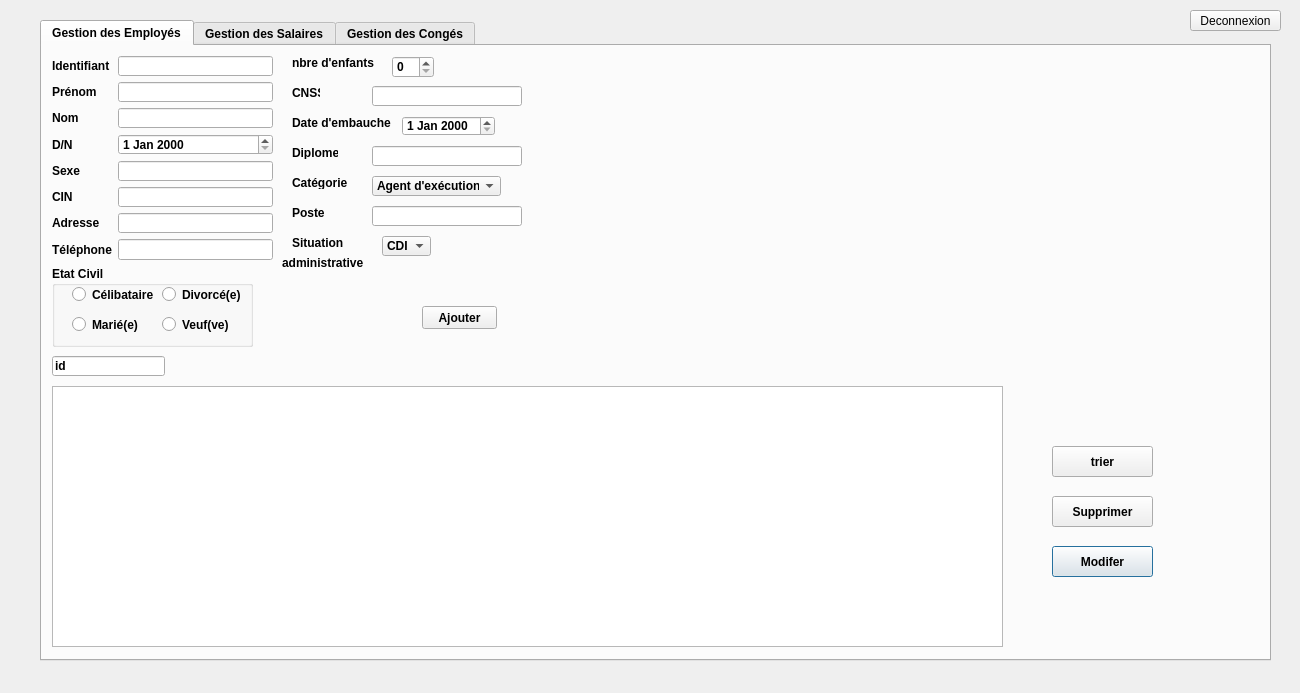
<?xml version="1.0" encoding="UTF-8"?>
<ui version="4.0">
 <class>MyProfile</class>
 <widget class="QDialog" name="MyProfile">
  <property name="geometry">
   <rect>
    <x>0</x>
    <y>0</y>
    <width>1300</width>
    <height>693</height>
   </rect>
  </property>
  <property name="windowTitle">
   <string>Dialog</string>
  </property>
  <property name="styleSheet">
   <string notr="true"/>
  </property>
  <widget class="QTabWidget" name="tabWidget_2">
   <property name="geometry">
    <rect>
     <x>40</x>
     <y>20</y>
     <width>1231</width>
     <height>641</height>
    </rect>
   </property>
   <property name="font">
    <font>
     <weight>75</weight>
     <bold>true</bold>
    </font>
   </property>
   <property name="currentIndex">
    <number>0</number>
   </property>
   <widget class="QWidget" name="tab_8">
    <attribute name="title">
     <string>Gestion des Employés</string>
    </attribute>
    <widget class="QLabel" name="label_2">
     <property name="geometry">
      <rect>
       <x>0</x>
       <y>0</y>
       <width>1301</width>
       <height>631</height>
      </rect>
     </property>
     <property name="text">
      <string/>
     </property>
     <property name="pixmap">
      <pixmap resource="image.qrc">:/AFFICHER.png</pixmap>
     </property>
    </widget>
    <widget class="QPushButton" name="pushButton_mod">
     <property name="geometry">
      <rect>
       <x>1010</x>
       <y>500</y>
       <width>101</width>
       <height>31</height>
      </rect>
     </property>
     <property name="text">
      <string>Modifer</string>
     </property>
    </widget>
    <widget class="QSpinBox" name="spinBox">
     <property name="geometry">
      <rect>
       <x>350</x>
       <y>10</y>
       <width>42</width>
       <height>22</height>
      </rect>
     </property>
    </widget>
    <widget class="QPushButton" name="pb_tri">
     <property name="geometry">
      <rect>
       <x>1010</x>
       <y>400</y>
       <width>101</width>
       <height>31</height>
      </rect>
     </property>
     <property name="text">
      <string>trier</string>
     </property>
    </widget>
    <widget class="QLineEdit" name="lineEdit_3">
     <property name="geometry">
      <rect>
       <x>330</x>
       <y>40</y>
       <width>150</width>
       <height>20</height>
      </rect>
     </property>
    </widget>
    <widget class="QGroupBox" name="groupBox_2">
     <property name="geometry">
      <rect>
       <x>10</x>
       <y>220</y>
       <width>201</width>
       <height>81</height>
      </rect>
     </property>
     <property name="title">
      <string>Etat Civil</string>
     </property>
     <widget class="QRadioButton" name="radioButton_5">
      <property name="geometry">
       <rect>
        <x>20</x>
        <y>20</y>
        <width>82</width>
        <height>17</height>
       </rect>
      </property>
      <property name="text">
       <string>Célibataire</string>
      </property>
     </widget>
     <widget class="QRadioButton" name="radioButton_6">
      <property name="geometry">
       <rect>
        <x>20</x>
        <y>50</y>
        <width>82</width>
        <height>17</height>
       </rect>
      </property>
      <property name="text">
       <string>Marié(e)</string>
      </property>
     </widget>
     <widget class="QRadioButton" name="radioButton_7">
      <property name="geometry">
       <rect>
        <x>110</x>
        <y>20</y>
        <width>82</width>
        <height>17</height>
       </rect>
      </property>
      <property name="text">
       <string>Divorcé(e)</string>
      </property>
     </widget>
     <widget class="QRadioButton" name="radioButton_8">
      <property name="geometry">
       <rect>
        <x>110</x>
        <y>50</y>
        <width>82</width>
        <height>17</height>
       </rect>
      </property>
      <property name="text">
       <string>Veuf(ve)</string>
      </property>
     </widget>
    </widget>
    <widget class="QTableView" name="tabEmploye_2">
     <property name="geometry">
      <rect>
       <x>10</x>
       <y>340</y>
       <width>951</width>
       <height>261</height>
      </rect>
     </property>
    </widget>
    <widget class="QPushButton" name="pb_supp">
     <property name="geometry">
      <rect>
       <x>1010</x>
       <y>450</y>
       <width>101</width>
       <height>31</height>
      </rect>
     </property>
     <property name="text">
      <string>Supprimer</string>
     </property>
    </widget>
    <widget class="QComboBox" name="comboBox_4">
     <property name="geometry">
      <rect>
       <x>340</x>
       <y>190</y>
       <width>49</width>
       <height>20</height>
      </rect>
     </property>
     <item>
      <property name="text">
       <string>CDI</string>
      </property>
     </item>
     <item>
      <property name="text">
       <string>CDD</string>
      </property>
     </item>
    </widget>
    <widget class="QLabel" name="label_21">
     <property name="geometry">
      <rect>
       <x>240</x>
       <y>210</y>
       <width>83</width>
       <height>13</height>
      </rect>
     </property>
     <property name="text">
      <string>administrative</string>
     </property>
    </widget>
    <widget class="QLabel" name="label_11">
     <property name="geometry">
      <rect>
       <x>250</x>
       <y>100</y>
       <width>46</width>
       <height>13</height>
      </rect>
     </property>
     <property name="text">
      <string>Diplome</string>
     </property>
    </widget>
    <widget class="QPushButton" name="pb_ajouter_2">
     <property name="geometry">
      <rect>
       <x>380</x>
       <y>260</y>
       <width>75</width>
       <height>23</height>
      </rect>
     </property>
     <property name="text">
      <string>Ajouter</string>
     </property>
    </widget>
    <widget class="QLineEdit" name="lineEdit_8">
     <property name="geometry">
      <rect>
       <x>330</x>
       <y>160</y>
       <width>150</width>
       <height>20</height>
      </rect>
     </property>
    </widget>
    <widget class="QLineEdit" name="lineEdit_rech">
     <property name="geometry">
      <rect>
       <x>10</x>
       <y>310</y>
       <width>113</width>
       <height>20</height>
      </rect>
     </property>
     <property name="text">
      <string>id</string>
     </property>
    </widget>
    <widget class="QComboBox" name="comboBox_3">
     <property name="geometry">
      <rect>
       <x>330</x>
       <y>130</y>
       <width>129</width>
       <height>20</height>
      </rect>
     </property>
     <item>
      <property name="text">
       <string>Agent d'exécution</string>
      </property>
     </item>
     <item>
      <property name="text">
       <string>Agent de maitrise</string>
      </property>
     </item>
     <item>
      <property name="text">
       <string>Cadre</string>
      </property>
     </item>
    </widget>
    <widget class="QLineEdit" name="lineEdit_7">
     <property name="geometry">
      <rect>
       <x>330</x>
       <y>100</y>
       <width>150</width>
       <height>20</height>
      </rect>
     </property>
    </widget>
    <widget class="QWidget" name="layoutWidget">
     <property name="geometry">
      <rect>
       <x>10</x>
       <y>10</y>
       <width>221</width>
       <height>204</height>
      </rect>
     </property>
     <layout class="QFormLayout" name="formLayout">
      <item row="0" column="0">
       <widget class="QLabel" name="label_5">
        <property name="text">
         <string>Identifiant</string>
        </property>
       </widget>
      </item>
      <item row="0" column="1">
       <widget class="QLineEdit" name="lineEdit_id_3"/>
      </item>
      <item row="1" column="0">
       <widget class="QLabel" name="label_13">
        <property name="text">
         <string>Prénom</string>
        </property>
       </widget>
      </item>
      <item row="1" column="1">
       <widget class="QLineEdit" name="lineEdit_prenom"/>
      </item>
      <item row="2" column="0">
       <widget class="QLabel" name="label_14">
        <property name="text">
         <string>Nom</string>
        </property>
       </widget>
      </item>
      <item row="2" column="1">
       <widget class="QLineEdit" name="lineEdit_2"/>
      </item>
      <item row="3" column="0">
       <widget class="QLabel" name="label_15">
        <property name="text">
         <string>D/N</string>
        </property>
       </widget>
      </item>
      <item row="4" column="0">
       <widget class="QLabel" name="label_18">
        <property name="text">
         <string>Sexe</string>
        </property>
       </widget>
      </item>
      <item row="5" column="0">
       <widget class="QLabel" name="label_16">
        <property name="text">
         <string>CIN</string>
        </property>
       </widget>
      </item>
      <item row="5" column="1">
       <widget class="QLineEdit" name="lineEdit_cin"/>
      </item>
      <item row="6" column="0">
       <widget class="QLabel" name="label_17">
        <property name="text">
         <string>Adresse</string>
        </property>
       </widget>
      </item>
      <item row="6" column="1">
       <widget class="QLineEdit" name="lineEdit_adr"/>
      </item>
      <item row="7" column="0">
       <widget class="QLabel" name="label_7">
        <property name="text">
         <string>Téléphone</string>
        </property>
       </widget>
      </item>
      <item row="7" column="1">
       <widget class="QLineEdit" name="lineEdit_tel"/>
      </item>
      <item row="3" column="1">
       <widget class="QDateEdit" name="dateEdit"/>
      </item>
      <item row="4" column="1">
       <widget class="QLineEdit" name="lineEdit_sexe"/>
      </item>
     </layout>
    </widget>
    <widget class="QDateEdit" name="dateEdit_2">
     <property name="geometry">
      <rect>
       <x>360</x>
       <y>70</y>
       <width>93</width>
       <height>20</height>
      </rect>
     </property>
    </widget>
    <widget class="QLabel" name="label_10">
     <property name="geometry">
      <rect>
       <x>250</x>
       <y>40</y>
       <width>28</width>
       <height>13</height>
      </rect>
     </property>
     <property name="text">
      <string>CNSS</string>
     </property>
    </widget>
    <widget class="QLabel" name="label_19">
     <property name="geometry">
      <rect>
       <x>250</x>
       <y>160</y>
       <width>32</width>
       <height>13</height>
      </rect>
     </property>
     <property name="text">
      <string>Poste</string>
     </property>
    </widget>
    <widget class="QLabel" name="label_12">
     <property name="geometry">
      <rect>
       <x>250</x>
       <y>130</y>
       <width>55</width>
       <height>13</height>
      </rect>
     </property>
     <property name="text">
      <string>Catégorie</string>
     </property>
    </widget>
    <widget class="QLabel" name="label_20">
     <property name="geometry">
      <rect>
       <x>250</x>
       <y>190</y>
       <width>54</width>
       <height>13</height>
      </rect>
     </property>
     <property name="text">
      <string>Situation </string>
     </property>
    </widget>
    <widget class="QLabel" name="label_9">
     <property name="geometry">
      <rect>
       <x>250</x>
       <y>70</y>
       <width>99</width>
       <height>13</height>
      </rect>
     </property>
     <property name="text">
      <string>Date d'embauche</string>
     </property>
    </widget>
    <widget class="QLabel" name="label_6">
     <property name="geometry">
      <rect>
       <x>250</x>
       <y>10</y>
       <width>82</width>
       <height>13</height>
      </rect>
     </property>
     <property name="text">
      <string>nbre d'enfants</string>
     </property>
    </widget>
   </widget>
   <widget class="QWidget" name="tab_12">
    <attribute name="title">
     <string>Gestion des Salaires</string>
    </attribute>
    <widget class="QLabel" name="label">
     <property name="geometry">
      <rect>
       <x>-14</x>
       <y>-28</y>
       <width>1261</width>
       <height>681</height>
      </rect>
     </property>
     <property name="text">
      <string/>
     </property>
     <property name="pixmap">
      <pixmap resource="image.qrc">:/AFFICHER.png</pixmap>
     </property>
    </widget>
   </widget>
   <widget class="QWidget" name="tab">
    <attribute name="title">
     <string>Gestion des Congés</string>
    </attribute>
    <widget class="QLabel" name="label_3">
     <property name="geometry">
      <rect>
       <x>-14</x>
       <y>-50</y>
       <width>1341</width>
       <height>701</height>
      </rect>
     </property>
     <property name="text">
      <string/>
     </property>
     <property name="pixmap">
      <pixmap resource="image.qrc">:/AFFICHER.png</pixmap>
     </property>
    </widget>
   </widget>
  </widget>
  <widget class="QLabel" name="label_8">
   <property name="geometry">
    <rect>
     <x>-10</x>
     <y>-10</y>
     <width>1920</width>
     <height>1080</height>
    </rect>
   </property>
   <property name="text">
    <string/>
   </property>
   <property name="pixmap">
    <pixmap resource="image.qrc">:/AFFICHER.png</pixmap>
   </property>
  </widget>
  <widget class="QPushButton" name="pushButton">
   <property name="geometry">
    <rect>
     <x>1190</x>
     <y>10</y>
     <width>91</width>
     <height>21</height>
    </rect>
   </property>
   <property name="text">
    <string>Deconnexion</string>
   </property>
  </widget>
  <zorder>label_8</zorder>
  <zorder>tabWidget_2</zorder>
  <zorder>pushButton</zorder>
 </widget>
 <resources>
  <include location="image.qrc"/>
 </resources>
 <connections/>
</ui>
